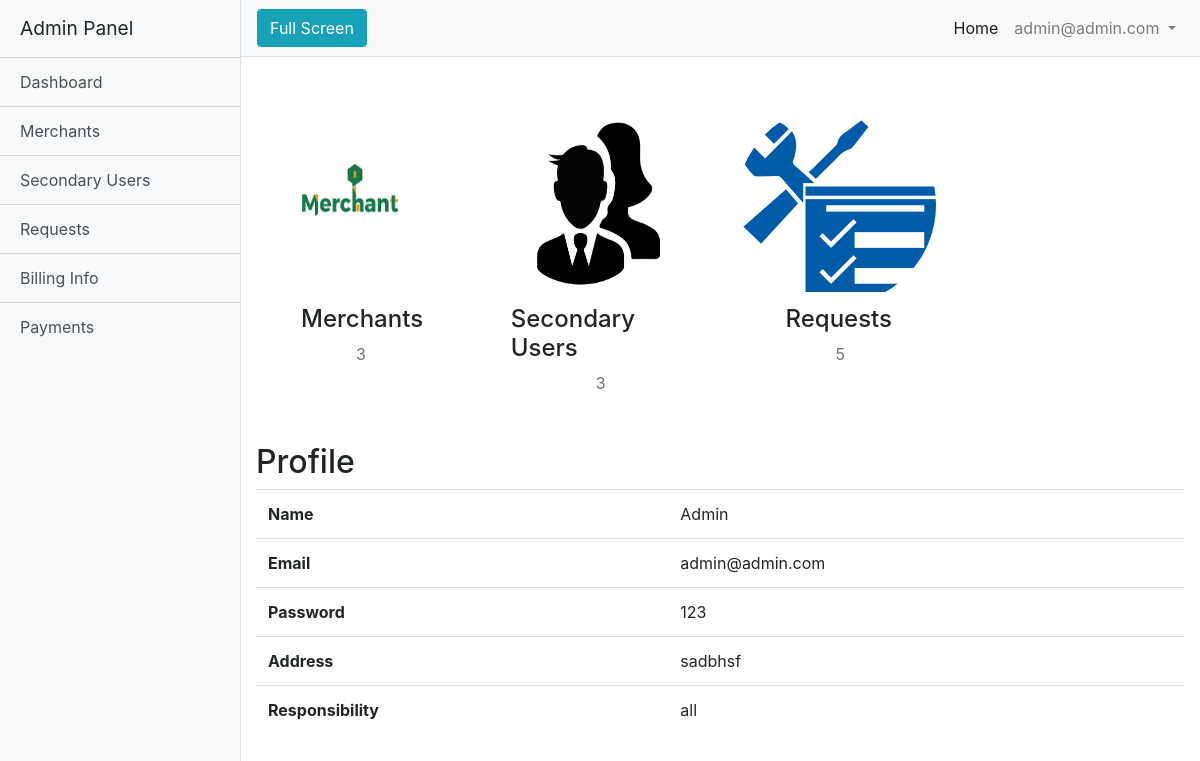
/admin/index.php (signed in), run on the app's committed database.
### tables this page shows
CREATE TABLE `tb_users` (
  `u_id` int(11) NOT NULL,
  `u_p` varchar(255) NOT NULL,
  `u_name` varchar(255) NOT NULL,
  `u_email` varchar(255) NOT NULL,
  `u_phone` bigint(255) NOT NULL,
  `u_add` text NOT NULL,
  `u_role` varchar(255) NOT NULL,
  `u_resp` varchar(255) NOT NULL,
  `u_pass` varchar(255) NOT NULL,
  `u_bal` float NOT NULL
);

### admin/index.php (called while the page is built)
<?php
include "include/nav.php";
include "include/controller.php";
include "include/footer.php";
?>

### admin/pages/dash.php (called while the page is built)
<?php
$em=$_SESSION["u_email"];
$sql="SELECT * from tb_users where u_email='$em'";
$res=mysqli_query($conn,$sql);
$row=mysqli_fetch_assoc($res);
$count="SELECT * from tb_users where u_role='merchant'";
$mr=mysqli_query($conn,$count);
$count="SELECT * from tb_users where u_role='sub'";
$sb=mysqli_query($conn,$count);
$count="SELECT * from tb_req";
$req=mysqli_query($conn,$count);
?>

### admin/pages/dashboard.php (the view)
<?php
include "dash.php";
?>
      <div class="container-fluid">
      	<br><br>
      <div class="row placeholders">
            <div class="col-xs-6 col-sm-3 placeholder">
              <img src="assets/images/mer.png" width="200" height="200" class="img-responsive" alt="Generic placeholder thumbnail" style="border-radius: 150px;">
              <h4 style="margin-left: 45px;">Merchants</h4>
              <span class="text-muted" style="margin-left: 100px;"><?php echo mysqli_num_rows($mr);  ?></span>
            </div>
            <div class="col-xs-6 col-sm-3 placeholder">
              <img src="assets/images/sec.png" width="200" height="200" class="img-responsive" alt="Generic placeholder thumbnail" style="border-radius: 150px;">
              <h4 style="margin-left: 15px;">Secondary Users</h4>
              <span class="text-muted" style="margin-left: 100px;"><?php echo mysqli_num_rows($sb);  ?></span>
            </div>
            <div class="col-xs-6 col-sm-3 placeholder">
              <img src="assets/images/req.png" width="200" height="200" class="img-responsive" alt="Generic placeholder thumbnail" style="border-radius: 150px;" >
              <h4 style="margin-left: 50px;">Requests</h4>
              <span class="text-muted" style="margin-left: 100px;"><?php echo mysqli_num_rows($req);  ?></span>
            </div>
          </div>
<br><br>
          <div class="row">
          	<div class="col-sm-12"><h2>Profile</h2></div>
          		<div class="col-sm-12">
          			<table class="table table-hover">
          				<tr>
          					<th>Name</th>
          					<td><?php echo $row['u_name']; ?></td>
          				</tr>
          				<tr>
          					<th>Email</th>
          					<td><?php echo $row['u_email']; ?></td>
          				</tr>
          				<tr>
          					<th>Password</th>
          					<td><?php echo $row['u_pass']; ?></td>
          				</tr>
          				<tr>
          					<th>Address</th>
          					<td><?php echo $row['u_add']; ?></td>
          				</tr>
          				<tr>
          					<th>Responsibility</th>
          					<td><?php echo $row['u_resp']; ?></td>
          				</tr>
          			</table>
          		</div>
          </div>
      </div>

### admin/assets/css/simple-sidebar.css (style rules this page uses)
body { overflow-x: hidden; }

### data on the page
tb_users: u_name "Admin", u_email "admin@admin.com", u_pass "123", u_add "sadbhsf", u_resp "all"

### other printed values
$_SESSION["u_email"] "admin@admin.com"
mysqli_num_rows($mr) "3"
mysqli_num_rows($sb) "3"
mysqli_num_rows($req) "5"
